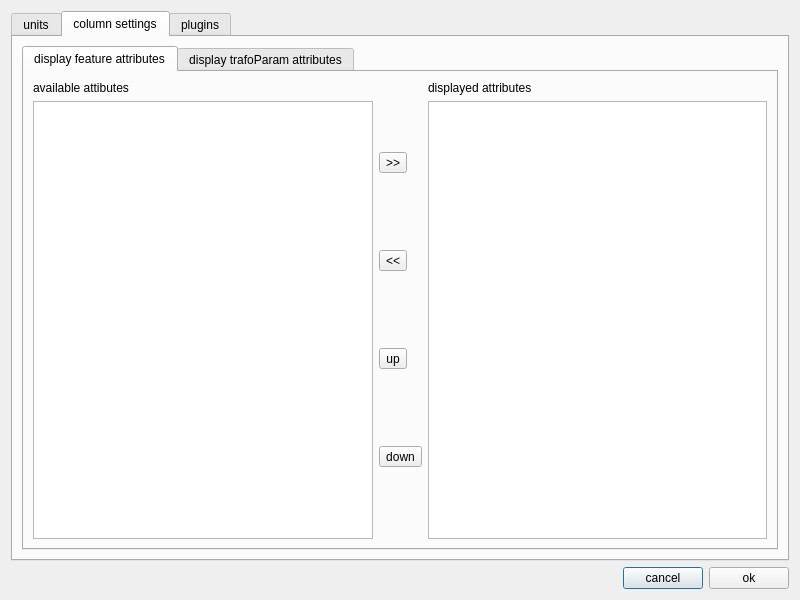
<?xml version="1.0" encoding="UTF-8"?>
<ui version="4.0">
 <class>SettingsDialog</class>
 <widget class="QDialog" name="SettingsDialog">
  <property name="geometry">
   <rect>
    <x>0</x>
    <y>0</y>
    <width>800</width>
    <height>600</height>
   </rect>
  </property>
  <property name="minimumSize">
   <size>
    <width>800</width>
    <height>600</height>
   </size>
  </property>
  <property name="windowTitle">
   <string>settings</string>
  </property>
  <layout class="QGridLayout" name="gridLayout_2">
   <item row="0" column="0">
    <layout class="QVBoxLayout" name="verticalLayout" stretch="1,0">
     <item>
      <widget class="QTabWidget" name="tabWidget_settings">
       <property name="sizePolicy">
        <sizepolicy hsizetype="Preferred" vsizetype="Preferred">
         <horstretch>0</horstretch>
         <verstretch>0</verstretch>
        </sizepolicy>
       </property>
       <property name="currentIndex">
        <number>1</number>
       </property>
       <widget class="QWidget" name="tab_units">
        <attribute name="title">
         <string>units</string>
        </attribute>
        <layout class="QVBoxLayout" name="verticalLayout_2">
         <item>
          <layout class="QHBoxLayout" name="horizontalLayout_2" stretch="1,1">
           <item>
            <widget class="QLabel" name="label_angleType">
             <property name="text">
              <string>angle display type</string>
             </property>
            </widget>
           </item>
           <item>
            <widget class="QComboBox" name="comboBox_angleType"/>
           </item>
          </layout>
         </item>
         <item>
          <layout class="QHBoxLayout" name="horizontalLayout_3" stretch="1,1">
           <item>
            <widget class="QLabel" name="label_distanceType">
             <property name="text">
              <string>distance display type</string>
             </property>
            </widget>
           </item>
           <item>
            <widget class="QComboBox" name="comboBox_distanceType"/>
           </item>
          </layout>
         </item>
         <item>
          <layout class="QHBoxLayout" name="horizontalLayout_4" stretch="1,1">
           <item>
            <widget class="QLabel" name="label_temperatureType">
             <property name="text">
              <string>temperature display type</string>
             </property>
            </widget>
           </item>
           <item>
            <widget class="QComboBox" name="comboBox_temperatureType"/>
           </item>
          </layout>
         </item>
         <item>
          <layout class="QHBoxLayout" name="horizontalLayout_5" stretch="1,1">
           <item>
            <widget class="QLabel" name="label_angleDigits">
             <property name="text">
              <string>angle display digits</string>
             </property>
            </widget>
           </item>
           <item>
            <widget class="QLineEdit" name="lineEdit_angleDigits"/>
           </item>
          </layout>
         </item>
         <item>
          <layout class="QHBoxLayout" name="horizontalLayout_6" stretch="1,1">
           <item>
            <widget class="QLabel" name="label_distanceDigits">
             <property name="text">
              <string>distance display digits</string>
             </property>
            </widget>
           </item>
           <item>
            <widget class="QLineEdit" name="lineEdit_distanceDigits"/>
           </item>
          </layout>
         </item>
         <item>
          <layout class="QHBoxLayout" name="horizontalLayout_7" stretch="1,1">
           <item>
            <widget class="QLabel" name="label_temperatureDigits">
             <property name="text">
              <string>temperature display digits</string>
             </property>
            </widget>
           </item>
           <item>
            <widget class="QLineEdit" name="lineEdit_temperatureDigits"/>
           </item>
          </layout>
         </item>
        </layout>
       </widget>
       <widget class="QWidget" name="tab_columnSettings">
        <attribute name="title">
         <string>column settings</string>
        </attribute>
        <layout class="QVBoxLayout" name="verticalLayout_5">
         <item>
          <widget class="QTabWidget" name="tabWidget_columnSettings">
           <property name="currentIndex">
            <number>0</number>
           </property>
           <widget class="QWidget" name="tab_featureAttributes">
            <attribute name="title">
             <string>display feature attributes</string>
            </attribute>
            <layout class="QHBoxLayout" name="horizontalLayout_12">
             <item>
              <layout class="QVBoxLayout" name="verticalLayout_7">
               <item>
                <widget class="QLabel" name="label_allFeatureAttributes">
                 <property name="text">
                  <string>available attibutes</string>
                 </property>
                </widget>
               </item>
               <item>
                <widget class="QListView" name="listView_allFeatureAttributes">
                 <property name="editTriggers">
                  <set>QAbstractItemView::NoEditTriggers</set>
                 </property>
                </widget>
               </item>
              </layout>
             </item>
             <item>
              <layout class="QVBoxLayout" name="verticalLayout_9">
               <item>
                <widget class="QToolButton" name="toolButton_addFeatureAttribute">
                 <property name="text">
                  <string>&gt;&gt;</string>
                 </property>
                 <property name="icon">
                  <iconset resource="../res/res.qrc">
                   <normaloff>:/Images/icons/1rightarrow.png</normaloff>:/Images/icons/1rightarrow.png</iconset>
                 </property>
                </widget>
               </item>
               <item>
                <widget class="QToolButton" name="toolButton_removeFeatureAttribute">
                 <property name="text">
                  <string>&lt;&lt;</string>
                 </property>
                 <property name="icon">
                  <iconset resource="../res/res.qrc">
                   <normaloff>:/Images/icons/1leftarrow.png</normaloff>:/Images/icons/1leftarrow.png</iconset>
                 </property>
                </widget>
               </item>
               <item>
                <widget class="QToolButton" name="toolButton_up">
                 <property name="text">
                  <string>up</string>
                 </property>
                </widget>
               </item>
               <item>
                <widget class="QToolButton" name="toolButton_down">
                 <property name="text">
                  <string>down</string>
                 </property>
                </widget>
               </item>
              </layout>
             </item>
             <item>
              <layout class="QVBoxLayout" name="verticalLayout_8">
               <item>
                <widget class="QLabel" name="label_displayFeatureAttribute">
                 <property name="text">
                  <string>displayed attributes</string>
                 </property>
                </widget>
               </item>
               <item>
                <widget class="QListView" name="listView_displayedFeatureAttributes">
                 <property name="editTriggers">
                  <set>QAbstractItemView::NoEditTriggers</set>
                 </property>
                </widget>
               </item>
              </layout>
             </item>
            </layout>
           </widget>
           <widget class="QWidget" name="tab_TrafoParamAttributes">
            <attribute name="title">
             <string>display trafoParam attributes</string>
            </attribute>
            <layout class="QHBoxLayout" name="horizontalLayout_13">
             <item>
              <layout class="QVBoxLayout" name="verticalLayout_10">
               <item>
                <widget class="QLabel" name="label_allTrafoParamAttributes">
                 <property name="text">
                  <string>available attributes</string>
                 </property>
                </widget>
               </item>
               <item>
                <widget class="QListView" name="listView_allTrafoParamAttributes">
                 <property name="editTriggers">
                  <set>QAbstractItemView::NoEditTriggers</set>
                 </property>
                </widget>
               </item>
              </layout>
             </item>
             <item>
              <layout class="QVBoxLayout" name="verticalLayout_12">
               <item>
                <widget class="QToolButton" name="toolButton_addTrafoParamAttribute">
                 <property name="text">
                  <string>&gt;&gt;</string>
                 </property>
                 <property name="icon">
                  <iconset resource="../res/res.qrc">
                   <normaloff>:/Images/icons/1rightarrow.png</normaloff>:/Images/icons/1rightarrow.png</iconset>
                 </property>
                </widget>
               </item>
               <item>
                <widget class="QToolButton" name="toolButton_removeTrafoParamAttribute">
                 <property name="text">
                  <string>&lt;&lt;</string>
                 </property>
                 <property name="icon">
                  <iconset resource="../res/res.qrc">
                   <normaloff>:/Images/icons/1leftarrow.png</normaloff>:/Images/icons/1leftarrow.png</iconset>
                 </property>
                </widget>
               </item>
              </layout>
             </item>
             <item>
              <layout class="QVBoxLayout" name="verticalLayout_11">
               <item>
                <widget class="QLabel" name="label_displayedTrafoParamAttributes">
                 <property name="text">
                  <string>displayed attributes</string>
                 </property>
                </widget>
               </item>
               <item>
                <widget class="QListView" name="listView_displayedTrafoParamAttributes">
                 <property name="editTriggers">
                  <set>QAbstractItemView::NoEditTriggers</set>
                 </property>
                </widget>
               </item>
              </layout>
             </item>
            </layout>
           </widget>
          </widget>
         </item>
        </layout>
       </widget>
       <widget class="QWidget" name="tab_plugins">
        <attribute name="title">
         <string>plugins</string>
        </attribute>
        <layout class="QGridLayout" name="gridLayout">
         <item row="0" column="0">
          <layout class="QHBoxLayout" name="horizontalLayout_11" stretch="1,2">
           <item>
            <layout class="QVBoxLayout" name="verticalLayout_4">
             <item>
              <widget class="QTreeView" name="treeView_plugins">
               <property name="minimumSize">
                <size>
                 <width>220</width>
                 <height>0</height>
                </size>
               </property>
               <property name="alternatingRowColors">
                <bool>false</bool>
               </property>
               <property name="autoExpandDelay">
                <number>-1</number>
               </property>
               <property name="animated">
                <bool>false</bool>
               </property>
              </widget>
             </item>
            </layout>
           </item>
           <item>
            <layout class="QVBoxLayout" name="verticalLayout_6" stretch="1,2">
             <item>
              <layout class="QVBoxLayout" name="verticalLayout_3">
               <item>
                <widget class="QLabel" name="label">
                 <property name="font">
                  <font>
                   <weight>75</weight>
                   <bold>true</bold>
                   <strikeout>false</strikeout>
                  </font>
                 </property>
                 <property name="text">
                  <string>plugin description:</string>
                 </property>
                </widget>
               </item>
               <item>
                <widget class="QTextBrowser" name="txt_pluginDescription">
                 <property name="minimumSize">
                  <size>
                   <width>0</width>
                   <height>70</height>
                  </size>
                 </property>
                 <property name="maximumSize">
                  <size>
                   <width>16777215</width>
                   <height>70</height>
                  </size>
                 </property>
                </widget>
               </item>
               <item>
                <layout class="QHBoxLayout" name="horizontalLayout_8" stretch="1,6">
                 <item>
                  <widget class="QLabel" name="label_2">
                   <property name="font">
                    <font>
                     <weight>75</weight>
                     <bold>true</bold>
                    </font>
                   </property>
                   <property name="text">
                    <string>author:</string>
                   </property>
                  </widget>
                 </item>
                 <item>
                  <widget class="QLineEdit" name="txt_pluginAuthor">
                   <property name="readOnly">
                    <bool>true</bool>
                   </property>
                  </widget>
                 </item>
                </layout>
               </item>
               <item>
                <layout class="QHBoxLayout" name="horizontalLayout_9" stretch="1,6">
                 <item>
                  <widget class="QLabel" name="label_3">
                   <property name="font">
                    <font>
                     <weight>75</weight>
                     <bold>true</bold>
                    </font>
                   </property>
                   <property name="text">
                    <string>version:</string>
                   </property>
                  </widget>
                 </item>
                 <item>
                  <widget class="QLineEdit" name="txt_pluginVersion">
                   <property name="readOnly">
                    <bool>true</bool>
                   </property>
                  </widget>
                 </item>
                </layout>
               </item>
               <item>
                <layout class="QHBoxLayout" name="horizontalLayout_10" stretch="1,6">
                 <item>
                  <widget class="QLabel" name="label_4">
                   <property name="font">
                    <font>
                     <weight>75</weight>
                     <bold>true</bold>
                    </font>
                   </property>
                   <property name="text">
                    <string>file path:</string>
                   </property>
                  </widget>
                 </item>
                 <item>
                  <widget class="QLineEdit" name="txt_pluginFilePath">
                   <property name="readOnly">
                    <bool>true</bool>
                   </property>
                  </widget>
                 </item>
                </layout>
               </item>
              </layout>
             </item>
             <item>
              <widget class="QWidget" name="widget_pluginInfo" native="true">
               <property name="sizePolicy">
                <sizepolicy hsizetype="Preferred" vsizetype="Expanding">
                 <horstretch>0</horstretch>
                 <verstretch>0</verstretch>
                </sizepolicy>
               </property>
              </widget>
             </item>
            </layout>
           </item>
          </layout>
         </item>
        </layout>
       </widget>
      </widget>
     </item>
     <item>
      <layout class="QHBoxLayout" name="horizontalLayout">
       <item>
        <spacer name="horizontalSpacer">
         <property name="orientation">
          <enum>Qt::Horizontal</enum>
         </property>
         <property name="sizeHint" stdset="0">
          <size>
           <width>40</width>
           <height>20</height>
          </size>
         </property>
        </spacer>
       </item>
       <item>
        <widget class="QPushButton" name="pushButton_cancel">
         <property name="text">
          <string>cancel</string>
         </property>
        </widget>
       </item>
       <item>
        <widget class="QPushButton" name="pushButton_ok">
         <property name="text">
          <string>ok</string>
         </property>
        </widget>
       </item>
      </layout>
     </item>
    </layout>
   </item>
  </layout>
 </widget>
 <resources>
  <include location="../res/res.qrc"/>
 </resources>
 <connections/>
</ui>
